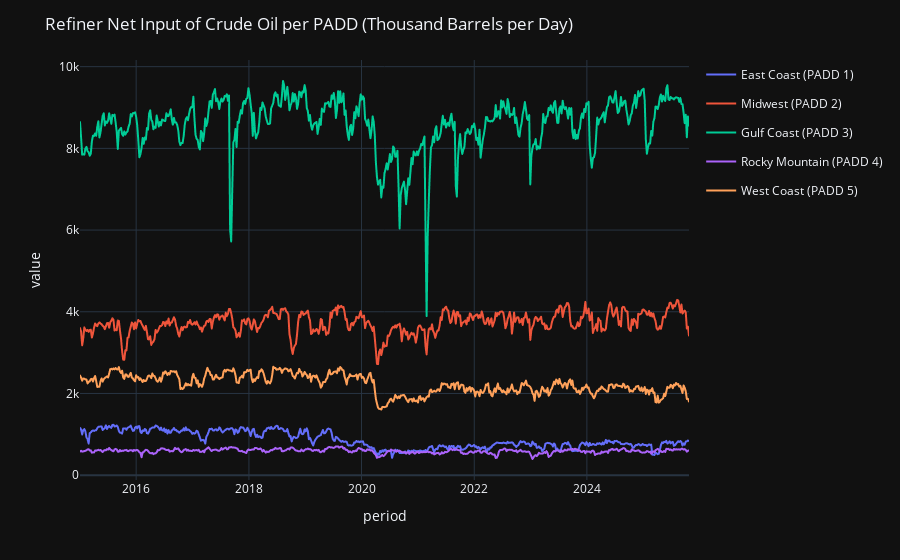

Notebook cell for this chart:
### Code cell
fig = df_input_refinery.plot()
fig.update_layout(title='Refiner Net Input of Crude Oil per PADD (Thousand Barrels per Day)',
                  legend=None)

### Figure 1 — Plotly figure (JSON) as saved in the notebook; plotly's stock layout.template omitted (floating-point values rounded to 4 significant figures; data arrays with more than 128 entries replaced by an {"elided": "..."} marker saying what was removed)
{"data": [{"hovertemplate": "variable=East Coast (PADD 1)<br>period=%{x}<br>value=%{y}<extra></extra>", "legendgroup": "East Coast (PADD 1)", "line": {"color": "#636efa", "dash": "solid"}, "marker": {"symbol": "circle"}, "mode": "lines", "name": "East Coast (PADD 1)", "showlegend": true, "type": "scattergl", "x": {"elided": "565 str values"}, "xaxis": "x", "y": {"elided": "565 int values"}, "yaxis": "y"}, {"hovertemplate": "variable=Midwest (PADD 2)<br>period=%{x}<br>value=%{y}<extra></extra>", "legendgroup": "Midwest (PADD 2)", "line": {"color": "#EF553B", "dash": "solid"}, "marker": {"symbol": "circle"}, "mode": "lines", "name": "Midwest (PADD 2)", "showlegend": true, "type": "scattergl", "x": {"elided": "565 str values"}, "xaxis": "x", "y": {"elided": "565 int values"}, "yaxis": "y"}, {"hovertemplate": "variable=Gulf Coast (PADD 3)<br>period=%{x}<br>value=%{y}<extra></extra>", "legendgroup": "Gulf Coast (PADD 3)", "line": {"color": "#00cc96", "dash": "solid"}, "marker": {"symbol": "circle"}, "mode": "lines", "name": "Gulf Coast (PADD 3)", "showlegend": true, "type": "scattergl", "x": {"elided": "565 str values"}, "xaxis": "x", "y": {"elided": "565 int values"}, "yaxis": "y"}, {"hovertemplate": "variable=Rocky Mountain (PADD 4)<br>period=%{x}<br>value=%{y}<extra></extra>", "legendgroup": "Rocky Mountain (PADD 4)", "line": {"color": "#ab63fa", "dash": "solid"}, "marker": {"symbol": "circle"}, "mode": "lines", "name": "Rocky Mountain (PADD 4)", "showlegend": true, "type": "scattergl", "x": {"elided": "565 str values"}, "xaxis": "x", "y": {"elided": "565 int values"}, "yaxis": "y"}, {"hovertemplate": "variable=West Coast (PADD 5)<br>period=%{x}<br>value=%{y}<extra></extra>", "legendgroup": "West Coast (PADD 5)", "line": {"color": "#FFA15A", "dash": "solid"}, "marker": {"symbol": "circle"}, "mode": "lines", "name": "West Coast (PADD 5)", "showlegend": true, "type": "scattergl", "x": {"elided": "565 str values"}, "xaxis": "x", "y": {"elided": "565 int values"}, "yaxis": "y"}], "layout": {"legend": {}, "margin": {"t": 60}, "title": {"text": "Refiner Net Input of Crude Oil per PADD (Thousand Barrels per Day)"}, "xaxis": {"anchor": "y", "domain": [0, 1], "title": {"text": "period"}}, "yaxis": {"anchor": "x", "domain": [0, 1], "title": {"text": "value"}}}}
